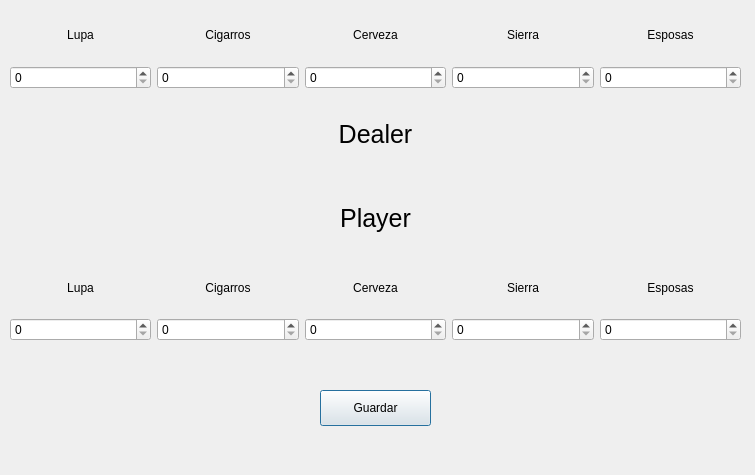
<?xml version="1.0" encoding="UTF-8"?>
<ui version="4.0">
 <class>ItemDialog</class>
 <widget class="QDialog" name="ItemDialog">
  <property name="geometry">
   <rect>
    <x>0</x>
    <y>0</y>
    <width>755</width>
    <height>475</height>
   </rect>
  </property>
  <property name="windowTitle">
   <string>Dialog</string>
  </property>
  <widget class="QWidget" name="verticalLayoutWidget_7">
   <property name="geometry">
    <rect>
     <x>10</x>
     <y>10</y>
     <width>731</width>
     <height>331</height>
    </rect>
   </property>
   <layout class="QVBoxLayout" name="verticalLayout_13">
    <item>
     <layout class="QVBoxLayout" name="verticalLayout_12">
      <item>
       <layout class="QHBoxLayout" name="horizontalLayout_2">
        <item>
         <layout class="QVBoxLayout" name="verticalLayout_5">
          <item>
           <widget class="QLabel" name="label_5">
            <property name="text">
             <string>Lupa</string>
            </property>
            <property name="alignment">
             <set>Qt::AlignmentFlag::AlignCenter</set>
            </property>
           </widget>
          </item>
          <item>
           <widget class="QSpinBox" name="spinBoxLupaDealer"/>
          </item>
         </layout>
        </item>
        <item>
         <layout class="QVBoxLayout" name="verticalLayout_6">
          <item>
           <widget class="QLabel" name="label_6">
            <property name="text">
             <string>Cigarros</string>
            </property>
            <property name="alignment">
             <set>Qt::AlignmentFlag::AlignCenter</set>
            </property>
           </widget>
          </item>
          <item>
           <widget class="QSpinBox" name="spinBoxCigarrosDealer"/>
          </item>
         </layout>
        </item>
        <item>
         <layout class="QVBoxLayout" name="verticalLayout_7">
          <item>
           <widget class="QLabel" name="label_7">
            <property name="text">
             <string>Cerveza</string>
            </property>
            <property name="alignment">
             <set>Qt::AlignmentFlag::AlignCenter</set>
            </property>
           </widget>
          </item>
          <item>
           <widget class="QSpinBox" name="spinBoxCervezaDealer"/>
          </item>
         </layout>
        </item>
        <item>
         <layout class="QVBoxLayout" name="verticalLayout_8">
          <item>
           <widget class="QLabel" name="label_8">
            <property name="text">
             <string>Sierra</string>
            </property>
            <property name="alignment">
             <set>Qt::AlignmentFlag::AlignCenter</set>
            </property>
           </widget>
          </item>
          <item>
           <widget class="QSpinBox" name="spinBoxSierraDealer"/>
          </item>
         </layout>
        </item>
        <item>
         <layout class="QVBoxLayout" name="verticalLayout_10">
          <item>
           <widget class="QLabel" name="label_10">
            <property name="text">
             <string>Esposas</string>
            </property>
            <property name="alignment">
             <set>Qt::AlignmentFlag::AlignCenter</set>
            </property>
           </widget>
          </item>
          <item>
           <widget class="QSpinBox" name="spinBoxEsposasDealer"/>
          </item>
         </layout>
        </item>
       </layout>
      </item>
      <item>
       <widget class="QLabel" name="label_13">
        <property name="font">
         <font>
          <pointsize>19</pointsize>
         </font>
        </property>
        <property name="text">
         <string>Dealer</string>
        </property>
        <property name="alignment">
         <set>Qt::AlignmentFlag::AlignCenter</set>
        </property>
       </widget>
      </item>
     </layout>
    </item>
    <item>
     <layout class="QVBoxLayout" name="verticalLayout_11">
      <item>
       <widget class="QLabel" name="label_11">
        <property name="font">
         <font>
          <pointsize>19</pointsize>
         </font>
        </property>
        <property name="text">
         <string>Player</string>
        </property>
        <property name="alignment">
         <set>Qt::AlignmentFlag::AlignCenter</set>
        </property>
       </widget>
      </item>
      <item>
       <layout class="QHBoxLayout" name="horizontalLayout">
        <item>
         <layout class="QVBoxLayout" name="verticalLayout_2">
          <item>
           <widget class="QLabel" name="label_2">
            <property name="text">
             <string>Lupa</string>
            </property>
            <property name="alignment">
             <set>Qt::AlignmentFlag::AlignCenter</set>
            </property>
           </widget>
          </item>
          <item>
           <widget class="QSpinBox" name="spinBoxLupaPlayer"/>
          </item>
         </layout>
        </item>
        <item>
         <layout class="QVBoxLayout" name="verticalLayout_4">
          <item>
           <widget class="QLabel" name="label_4">
            <property name="text">
             <string>Cigarros</string>
            </property>
            <property name="alignment">
             <set>Qt::AlignmentFlag::AlignCenter</set>
            </property>
           </widget>
          </item>
          <item>
           <widget class="QSpinBox" name="spinBoxCigarrosPlayer"/>
          </item>
         </layout>
        </item>
        <item>
         <layout class="QVBoxLayout" name="verticalLayout_3">
          <item>
           <widget class="QLabel" name="label_3">
            <property name="text">
             <string>Cerveza</string>
            </property>
            <property name="alignment">
             <set>Qt::AlignmentFlag::AlignCenter</set>
            </property>
           </widget>
          </item>
          <item>
           <widget class="QSpinBox" name="spinBoxCervezaPlayer"/>
          </item>
         </layout>
        </item>
        <item>
         <layout class="QVBoxLayout" name="verticalLayout">
          <item>
           <widget class="QLabel" name="label">
            <property name="text">
             <string>Sierra</string>
            </property>
            <property name="alignment">
             <set>Qt::AlignmentFlag::AlignCenter</set>
            </property>
           </widget>
          </item>
          <item>
           <widget class="QSpinBox" name="spinBoxSierraPlayer"/>
          </item>
         </layout>
        </item>
        <item>
         <layout class="QVBoxLayout" name="verticalLayout_9">
          <item>
           <widget class="QLabel" name="label_9">
            <property name="text">
             <string>Esposas</string>
            </property>
            <property name="alignment">
             <set>Qt::AlignmentFlag::AlignCenter</set>
            </property>
           </widget>
          </item>
          <item>
           <widget class="QSpinBox" name="spinBoxEsposasPlayer"/>
          </item>
         </layout>
        </item>
       </layout>
      </item>
     </layout>
    </item>
   </layout>
  </widget>
  <widget class="QPushButton" name="pushButton">
   <property name="geometry">
    <rect>
     <x>320</x>
     <y>390</y>
     <width>111</width>
     <height>36</height>
    </rect>
   </property>
   <property name="text">
    <string>Guardar</string>
   </property>
  </widget>
 </widget>
 <resources/>
 <connections/>
</ui>
